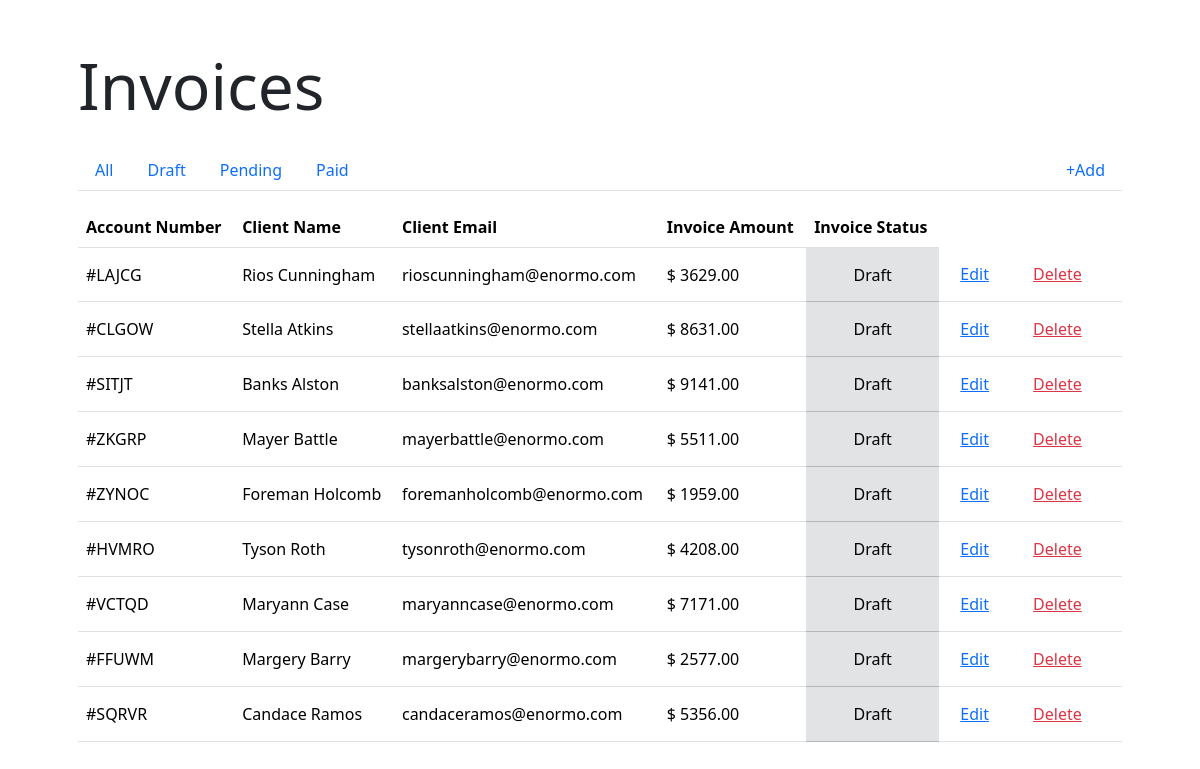
Page /index.php?status_id=1 on the committed database.
### tables this page shows
CREATE TABLE "invoices" ("id" integer primary key autoincrement not null, "number" varchar not null, "client" varchar not null, "email" varchar not null, "amount" integer not null, "status_id" integer not null);

### functions.php (called while the page is built, shortened)
<?php
function filterInvoices ($status_id)
{
  global $db;
  $sql = "SELECT * FROM invoices WHERE status_id = :status_id";
  $stmt = $db->prepare($sql);
  $stmt->execute([':status_id' => $status_id]);
  $invoices = $stmt->fetchAll(PDO::FETCH_ASSOC);
  return $invoices;
}

### index.php (the view, shortened to what this page needs)
<?php
  require "data.php";
  require "functions.php";
  if (isset($_GET['status_id'])) {
    $invoices = filterInvoices($_GET['status_id']);
  } else {
	  $invoices = getInvoices();
  }
?>
<!DOCTYPE html>
<html lang="en">
<head>
  <link rel="stylesheet" href="https://cdn.jsdelivr.net/npm/bootstrap@5.3.3/dist/css/bootstrap.min.css">
</head>
<body>
  <main class="p-5 container">
    <h1 class="display-3 mb-4">Invoices</h1>
    <nav class="nav nav-tabs justify-content-between mb-3">
      <div class="d-flex">
		    <a class="nav-link" href="index.php">All</a>
		    <a class="nav-link" href="index.php?status_id=1">Draft</a>
        <a class="nav-link" href="index.php?status_id=2">Pending</a>
        <a class="nav-link" href="index.php?status_id=3">Paid</a>
      </div>
      <div class="text-end">
        <a class="nav-link" href="add.php">&plus;Add</a>
      </div>
	  </nav>
    <table class="table align-middle">
      <thead>
        <tr>
          <th>Account Number</th>
          <th>Client Name</th>
          <th>Client Email</th>
          <th>Invoice Amount</th>
          <th>Invoice Status</th>
        </tr>
      </thead>
      <tbody>
        <?php foreach ($invoices as $invoice) : ?>
          <tr>
            <td><?php echo "#{$invoice['number']}" ?></td>
            <td><?php echo $invoice['client'] ?></td>
            <td><?php echo $invoice['email'] ?></td>
            <td><?php echo "$ {$invoice['amount']}.00" ?></td>
            <?php if ($invoice['status_id'] == 3): ?>
              <td class="table-success text-center">Paid</td>
            <?php elseif ($invoice['status_id'] == 2): ?>
              <td class="table-warning text-center">Pending</td>
            <?php else : ?>
              <td class="table-secondary text-center">Draft</td>
            <?php endif; ?>
            <td><a href="update.php?id=<?php echo $invoice['id']; ?>" class="btn btn-link">Edit</a></td>
            <td>
              <form method="post">
                <button type="submit" class="text-danger btn btn-link">Delete</button>
              </form>
            </td>
            <td>
            </td>
          </tr>
        <?php endforeach; ?>
      </tbody>
    </table>
  </main>
</body>
</html>

### rows in the picture
invoices: number "LAJCG", client "Rios Cunningham", email "rioscunningham@enormo.com", amount "3629", shows "Draft"
invoices: number "CLGOW", client "Stella Atkins", email "stellaatkins@enormo.com", amount "8631", shows "Draft"
invoices: number "SITJT", client "Banks Alston", email "banksalston@enormo.com", amount "9141", shows "Draft"
invoices: number "ZKGRP", client "Mayer Battle", email "mayerbattle@enormo.com", amount "5511", shows "Draft"
invoices: number "ZYNOC", client "Foreman Holcomb", email "foremanholcomb@enormo.com", amount "1959", shows "Draft"
invoices: number "HVMRO", client "Tyson Roth", email "tysonroth@enormo.com", amount "4208", shows "Draft"
invoices: number "VCTQD", client "Maryann Case", email "maryanncase@enormo.com", amount "7171", shows "Draft"
invoices: number "FFUWM", client "Margery Barry", email "margerybarry@enormo.com", amount "2577", shows "Draft"
invoices: number "SQRVR", client "Candace Ramos", email "candaceramos@enormo.com", amount "5356", shows "Draft"
